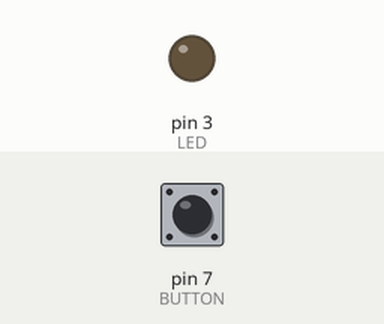
The sketch below on a simulated Arduino Uno, built with avr-gcc and run on an emulated ATmega328P. On the bench: output pins drawn as LEDs (lit = HIGH). Inputs (shaded band) come from the test bench; at power-on: pin 7 (BUTTON) HIGH.

Above: at 1.2 s.
1.3 s: pin 7 (BUTTON) pulled LOW for 0.15 s
At 1.37 s:
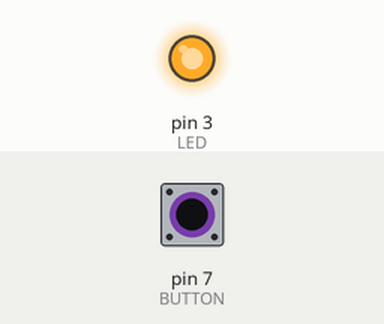
2.9 s: pin 7 (BUTTON) pulled LOW for 3.2 s
At 7.3 s:
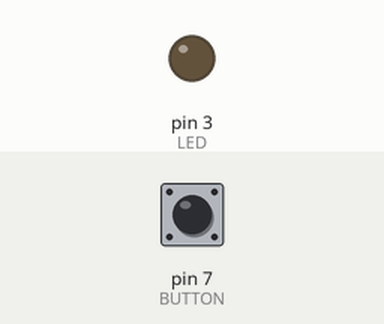
Timing chart, 0 to 8.8 s (numbered marks = the images above; inputs shaded):
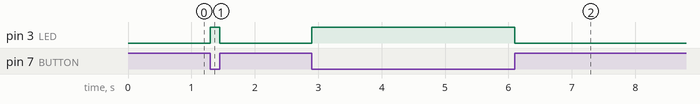

The sketch:

22.ino
```cpp
int LED = 3;
int BUTTON = 7;
int BUTTON1 = 0;

void setup() {
  pinMode(LED, OUTPUT);
  pinMode(BUTTON, INPUT_PULLUP);
}

void loop() {
  BUTTON1 = digitalRead(BUTTON);
  if (BUTTON1 == LOW) {
    digitalWrite(LED, HIGH);
  }
  else {
    digitalWrite(LED, LOW);
  }
}
```

Measured:
- after the input at 1.3 s, pin 3 (LED): LOW → HIGH at once, → LOW 0.15 s later
- after the input at 2.9 s, pin 3 (LED): LOW → HIGH at once, → LOW 3.2 s later
